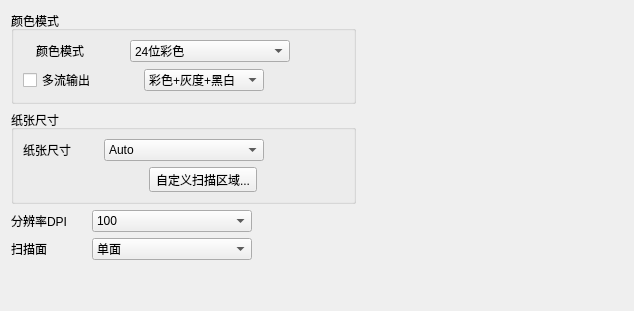
     <widget class="QWidget" name="tab_basic">
      <attribute name="title">
       <string>基本</string>
      </attribute>
      <layout class="QHBoxLayout" name="horizontalLayout_17">
       <item>
        <layout class="QVBoxLayout" name="verticalLayout">
         <item>
          <widget class="QGroupBox" name="gbox_colorMode">
           <property name="title">
            <string>颜色模式</string>
           </property>
           <layout class="QHBoxLayout" name="horizontalLayout_5" stretch="1,0">
            <item>
             <layout class="QVBoxLayout" name="verticalLayout_8">
              <item>
               <layout class="QHBoxLayout" name="horizontalLayout_21" stretch="0,0">
                <item>
                 <widget class="QLabel" name="label_colorMode">
                  <property name="minimumSize">
                   <size>
                    <width>75</width>
                    <height>0</height>
                   </size>
                  </property>
                  <property name="maximumSize">
                   <size>
                    <width>75</width>
                    <height>16777215</height>
                   </size>
                  </property>
                  <property name="text">
                   <string>颜色模式</string>
                  </property>
                 </widget>
                </item>
                <item>
                 <widget class="QComboBox" name="cbox_colorMode">
                  <property name="minimumSize">
                   <size>
                    <width>160</width>
                    <height>0</height>
                   </size>
                  </property>
                  <property name="maximumSize">
                   <size>
                    <width>160</width>
                    <height>16777215</height>
                   </size>
                  </property>
                  <item>
                   <property name="text">
                    <string>24位彩色</string>
                   </property>
                  </item>
                  <item>
                   <property name="text">
                    <string>256级灰度</string>
                   </property>
                  </item>
                  <item>
                   <property name="text">
                    <string>黑白</string>
                   </property>
                  </item>
                 </widget>
                </item>
               </layout>
              </item>
              <item>
               <layout class="QHBoxLayout" name="horizontalLayout_14" stretch="0,0,0">
                <item>
                 <widget class="QCheckBox" name="cbtn_multiStream">
                  <property name="minimumSize">
                   <size>
                    <width>115</width>
                    <height>0</height>
                   </size>
                  </property>
                  <property name="text">
                   <string>多流输出</string>
                  </property>
                 </widget>
                </item>
                <item>
                 <widget class="QComboBox" name="cbox_multiStream">
                  <property name="minimumSize">
                   <size>
                    <width>120</width>
                    <height>0</height>
                   </size>
                  </property>
                  <property name="maximumSize">
                   <size>
                    <width>120</width>
                    <height>16777215</height>
                   </size>
                  </property>
                  <item>
                   <property name="text">
                    <string>彩色+灰度+黑白</string>
                   </property>
                  </item>
                  <item>
                   <property name="text">
                    <string>彩色+灰度</string>
                   </property>
                  </item>
                  <item>
                   <property name="text">
                    <string>彩色+黑白</string>
                   </property>
                  </item>
                  <item>
                   <property name="text">
                    <string>灰度+黑白</string>
                   </property>
                  </item>
                 </widget>
                </item>
                <item>
                 <spacer name="horizontalSpacer_3">
                  <property name="orientation">
                   <enum>Qt::Horizontal</enum>
                  </property>
                  <property name="sizeHint" stdset="0">
                   <size>
                    <width>40</width>
                    <height>20</height>
                   </size>
                  </property>
                 </spacer>
                </item>
               </layout>
              </item>
             </layout>
            </item>
            <item>
             <spacer name="horizontalSpacer_4">
              <property name="orientation">
               <enum>Qt::Horizontal</enum>
              </property>
              <property name="sizeHint" stdset="0">
               <size>
                <width>40</width>
                <height>20</height>
               </size>
              </property>
             </spacer>
            </item>
           </layout>
          </widget>
         </item>
         <item>
          <widget class="QGroupBox" name="gbox_paperSize">
           <property name="title">
            <string>纸张尺寸</string>
           </property>
           <layout class="QHBoxLayout" name="horizontalLayout_16" stretch="1,0">
            <item>
             <layout class="QVBoxLayout" name="verticalLayout_14">
              <item>
               <layout class="QHBoxLayout" name="horizontalLayout_22" stretch="1,2">
                <item>
                 <widget class="QLabel" name="label_2">
                  <property name="minimumSize">
                   <size>
                    <width>75</width>
                    <height>0</height>
                   </size>
                  </property>
                  <property name="maximumSize">
                   <size>
                    <width>75</width>
                    <height>16777215</height>
                   </size>
                  </property>
                  <property name="text">
                   <string>纸张尺寸</string>
                  </property>
                 </widget>
                </item>
                <item>
                 <widget class="QComboBox" name="cbox_paperSize">
                  <property name="minimumSize">
                   <size>
                    <width>160</width>
                    <height>0</height>
                   </size>
                  </property>
                  <property name="maximumSize">
                   <size>
                    <width>160</width>
                    <height>16777215</height>
                   </size>
                  </property>
                  <item>
                   <property name="text">
                    <string>Auto</string>
                   </property>
                  </item>
                  <item>
                   <property name="text">
                    <string>A3</string>
                   </property>
                  </item>
                  <item>
                   <property name="text">
                    <string>A4</string>
                   </property>
                  </item>
                  <item>
                   <property name="text">
                    <string>A4R</string>
                   </property>
                  </item>
                  <item>
                   <property name="text">
                    <string>A5</string>
                   </property>
                  </item>
                  <item>
                   <property name="text">
                    <string>A5R</string>
                   </property>
                  </item>
                  <item>
                   <property name="text">
                    <string>A6</string>
                   </property>
                  </item>
                  <item>
                   <property name="text">
                    <string>A6R</string>
                   </property>
                  </item>
                  <item>
                   <property name="text">
                    <string>B4</string>
                   </property>
                  </item>
                  <item>
                   <property name="text">
                    <string>B5</string>
                   </property>
                  </item>
                  <item>
                   <property name="text">
                    <string>B5R</string>
                   </property>
                  </item>
                  <item>
                   <property name="text">
                    <string>B6</string>
                   </property>
                  </item>
                  <item>
                   <property name="text">
                    <string>B6R</string>
                   </property>
                  </item>
                  <item>
                   <property name="text">
                    <string>Letter</string>
                   </property>
                  </item>
                  <item>
                   <property name="text">
                    <string>LetterR</string>
                   </property>
                  </item>
                  <item>
                   <property name="text">
                    <string>Double Letter</string>
                   </property>
                  </item>
                  <item>
                   <property name="text">
                    <string>Legal</string>
                   </property>
                  </item>
                  <item>
                   <property name="text">
                    <string>Max Size</string>
                   </property>
                  </item>
                 </widget>
                </item>
               </layout>
              </item>
              <item>
               <layout class="QHBoxLayout" name="horizontalLayout_15">
                <item>
                 <spacer name="horizontalSpacer_20">
                  <property name="orientation">
                   <enum>Qt::Horizontal</enum>
                  </property>
                  <property name="sizeType">
                   <enum>QSizePolicy::Fixed</enum>
                  </property>
                  <property name="sizeHint" stdset="0">
                   <size>
                    <width>120</width>
                    <height>20</height>
                   </size>
                  </property>
                 </spacer>
                </item>
                <item>
                 <widget class="QToolButton" name="tbtn_sizeArea">
                  <property name="text">
                   <string>自定义扫描区域...</string>
                  </property>
                 </widget>
                </item>
               </layout>
              </item>
             </layout>
            </item>
            <item>
             <spacer name="horizontalSpacer_5">
              <property name="orientation">
               <enum>Qt::Horizontal</enum>
              </property>
              <property name="sizeHint" stdset="0">
               <size>
                <width>40</width>
                <height>20</height>
               </size>
              </property>
             </spacer>
            </item>
           </layout>
          </widget>
         </item>
         <item>
          <layout class="QHBoxLayout" name="horizontalLayout_23" stretch="1,2,0">
           <item>
            <widget class="QLabel" name="label_3">
             <property name="minimumSize">
              <size>
               <width>75</width>
               <height>0</height>
              </size>
             </property>
             <property name="maximumSize">
              <size>
               <width>75</width>
               <height>16777215</height>
              </size>
             </property>
             <property name="text">
              <string>分辨率DPI</string>
             </property>
            </widget>
           </item>
           <item>
            <widget class="QComboBox" name="cbox_resolution">
             <property name="minimumSize">
              <size>
               <width>160</width>
               <height>0</height>
              </size>
             </property>
             <property name="maximumSize">
              <size>
               <width>160</width>
               <height>16777215</height>
              </size>
             </property>
             <item>
              <property name="text">
               <string>100</string>
              </property>
             </item>
             <item>
              <property name="text">
               <string>150</string>
              </property>
             </item>
             <item>
              <property name="text">
               <string>200</string>
              </property>
             </item>
             <item>
              <property name="text">
               <string>240</string>
              </property>
             </item>
             <item>
              <property name="text">
               <string>300</string>
              </property>
             </item>
            </widget>
           </item>
           <item>
            <spacer name="horizontalSpacer_12">
             <property name="orientation">
              <enum>Qt::Horizontal</enum>
             </property>
             <property name="sizeHint" stdset="0">
              <size>
               <width>40</width>
               <height>20</height>
              </size>
             </property>
            </spacer>
           </item>
          </layout>
         </item>
         <item>
          <layout class="QHBoxLayout" name="horizontalLayout_2" stretch="1,2,0">
           <item>
            <widget class="QLabel" name="label_10">
             <property name="minimumSize">
              <size>
               <width>75</width>
               <height>0</height>
              </size>
             </property>
             <property name="maximumSize">
              <size>
               <width>75</width>
               <height>16777215</height>
              </size>
             </property>
             <property name="text">
              <string>扫描面</string>
             </property>
            </widget>
           </item>
           <item>
            <widget class="QComboBox" name="cbox_scanPage">
             <property name="minimumSize">
              <size>
               <width>160</width>
               <height>0</height>
              </size>
             </property>
             <property name="maximumSize">
              <size>
               <width>160</width>
               <height>16777215</height>
              </size>
             </property>
             <item>
              <property name="text">
               <string>单面</string>
              </property>
             </item>
             <item>
              <property name="text">
               <string>双面</string>
              </property>
             </item>
             <item>
              <property name="text">
               <string>自动跳过空白页(通用)</string>
              </property>
             </item>
             <item>
              <property name="text">
               <string>自动跳过空白页(发票)</string>
              </property>
             </item>
             <item>
              <property name="text">
               <string>对折</string>
              </property>
             </item>
            </widget>
           </item>
           <item>
            <spacer name="horizontalSpacer_19">
             <property name="orientation">
              <enum>Qt::Horizontal</enum>
             </property>
             <property name="sizeHint" stdset="0">
              <size>
               <width>40</width>
               <height>20</height>
              </size>
             </property>
            </spacer>
           </item>
          </layout>
         </item>
         <item>
          <spacer name="verticalSpacer">
           <property name="orientation">
            <enum>Qt::Vertical</enum>
           </property>
           <property name="sizeHint" stdset="0">
            <size>
             <width>20</width>
             <height>40</height>
            </size>
           </property>
          </spacer>
         </item>
        </layout>
       </item>
       <item>
        <spacer name="horizontalSpacer_2">
         <property name="orientation">
          <enum>Qt::Horizontal</enum>
         </property>
         <property name="sizeHint" stdset="0">
          <size>
           <width>267</width>
           <height>20</height>
          </size>
         </property>
        </spacer>
       </item>
      </layout>
     </widget>
